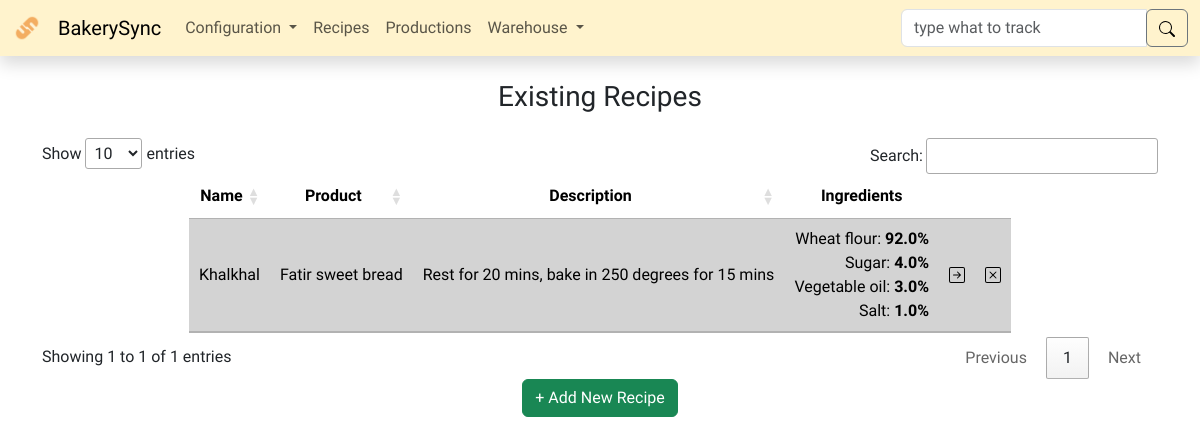
Before: /recipes/ with the older database file.
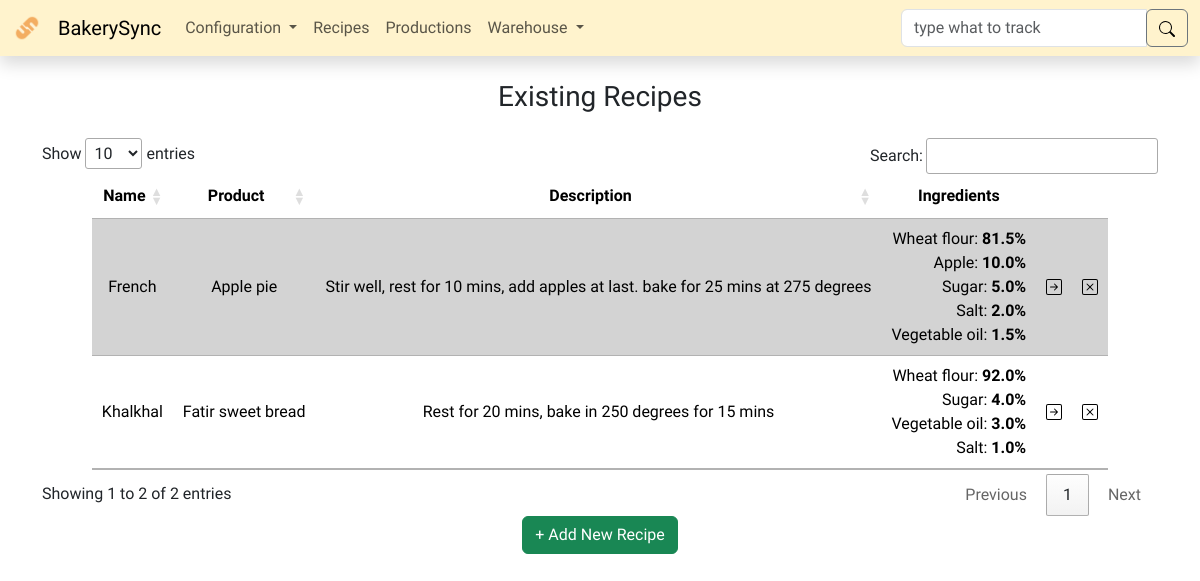
After: the same page with the newer database file.
### models.py (models this page shows, shortened)
class BaseModel(db.Model):
    __abstract__ = True
    id = db.Column(db.Integer, primary_key=True)

class Recipe(BaseModel):
    name = db.Column(db.String(255), nullable=False)
    description = db.Column(db.String(255))
    product = db.Column(db.Integer, db.ForeignKey(
        ProductType.id), nullable=False)
    ingredients = db.relationship(
        'IngredientType',
        secondary=recipe_ingredient_association,
        back_populates='recipes'
    )
    productions = db.relationship('Production', backref='recipe')
    def getp(self, ingredient_type_id):
        association = db.session.query(recipe_ingredient_association).filter(
            recipe_ingredient_association.c.recipe_id == self.id,
            recipe_ingredient_association.c.ingredient_type == ingredient_type_id
        ).first()
        if association:
            return association.quantity_percent
        return 0

class ProductType(BaseModel):
    name = db.Column(db.String(255), unique=True, nullable=False)
    productions = db.relationship('Production', backref='type')
    recipes = db.relationship('Recipe', backref='type')

class IngredientType(BaseModel):
    name = db.Column(db.String(255), unique=True, nullable=False)
    arrivals = db.relationship('IngredientArrival', backref='type')
    recipes = db.relationship(
        'Recipe', secondary=recipe_ingredient_association, back_populates='ingredients')

### tables this page shows
CREATE TABLE recipe_ingredient_association (
	recipe_id INTEGER, 
	ingredient_type INTEGER, 
	quantity_percent FLOAT, 
	FOREIGN KEY(recipe_id) REFERENCES recipe (id), 
	FOREIGN KEY(ingredient_type) REFERENCES ingredient_type (id)
);

### routes/recipes.py (the view)
@recipes_bp.route('/', methods=['GET', 'POST'])
def recipes():
    if request.method == 'POST':
        try:
            recipe_name = request.form['recipe_name'].capitalize()
            description = request.form['description']
            ptype = request.form['product']
            itypes = IngredientType.query.all()
            itype_percents = {}
            for itype in itypes:
                try:
                    itype_percent = float(request.form.get(itype.name, 0.0))
                except ValueError:
                    itype_percent = 0.0
                itype_percents[itype.name] = itype_percent
        except Exception as e:
            flash(f'Invalid data input! - Error: {str(e)}', 'warning')
            return redirect(url_for('recipes.recipes'))
        if recipe_name and ptype:
            try:
                product = ProductType.query.get(ptype)
            except:
                flash('Invalid product input!', 'warning')
                return redirect(url_for('recipes.recipes'))
        else:
            flash('Invalid data input!', 'warning')
            return redirect(url_for('recipes.recipes'))
        if sum(itype_percents.values()) != 100:
            flash(
                f'Invalid data input, percentages sum shouldbe 100 not {sum(itype_percents.values())}', 'warning')
            return redirect(url_for('recipes.recipes'))
        new_recipe = Recipe(
            name=recipe_name,
            description=description,
            product=ptype,
        )
        duplicate_recipe = Recipe.query.filter_by(
            name=recipe_name, product=ptype).first()
        if duplicate_recipe:
            flash(
                f'Can not add another recipe with the same name {recipe_name} for product {ptype}. Recipe names must all be unique for each production.', 'warning')
            return redirect(url_for('recipes.recipes'))
        try:
            db.session.add(new_recipe)
            db.session.commit()
        except Exception as e:
            if 'UNIQUE constraint failed' in str(e):
                flash(
                    f'Can not add another recipe with the same name {recipe_name}. Recipe name must be unique.', 'warning')
            else:
                flash(f'Error: {str(e)}', 'warning')
            db.session.rollback()  # Rollback any changes to the database
            return redirect(url_for('recipes.recipes'))
        try:
            insertions = []
            for itype in itypes:
                ing_percent = float(itype_percents[itype.name])
                if ing_percent != 0.0:
                    insertions.append(recipe_ingredient_association.insert().values(
                        recipe_id=new_recipe.id, ingredient_type=itype.id, quantity_percent=ing_percent))
            for insertion in insertions:
                db.session.execute(insertion)
            db.session.commit()
            flash('New recipe added successfully', 'success')
            return redirect(url_for('recipes.recipes'))
        except Exception as e:
            flash(f'Error: {str(e)}', 'warning')
            db.session.rollback()
            db.session.delete(new_recipe)
            db.session.commit()
            return redirect(url_for('recipes.recipes'))
    else:
        recipes = Recipe.query.all()
        ptypes = ProductType.query.all()
        itypes = IngredientType.query.all()
        ingredients = db.session.query(recipe_ingredient_association).all()
        context = {
            'recipes': recipes,
            'ptypes': ptypes,
            'itypes': itypes,
            'ingredients': ingredients}
    return render_template('recipes.html', **context)

### app.py (called while the page is built)
@app.after_request
def after_request(response):
    response.headers["Cache-Control"] = "no-cache, no-store, must-revalidate"
    response.headers["Expires"] = 0
    response.headers["Pragma"] = "no-cache"
    return response

@app.template_filter('escape_html')
def escape_html_filter(s):
    result = ""
    for c in s:
        if c in ["'", '"']:
            result += "\\" + c
        else:
            result += c
    return result

@app.template_filter('sortgetp')
def sortgetp(ingredients, recipe):
    return sorted(ingredients, key=lambda x: recipe.getp(x.id))

### templates/recipes.html (shortened to what this page needs)
{% extends "layout.html" %}
{%block main %}
<div class="container mx-auto text-center">
  <h3 class="my-4">Existing Recipes</h3>
  <table id="recipe_table" class="table table-striped w-auto mx-auto">
    <thead>
      <tr>
        <th>Name</th>
        <th>Product</th>
        <th>Description</th>
        <th>Ingredients</th>
        <th></th>
        <th></th>
      </tr>
    </thead>
    <tbody>
      {% for recipe in recipes|reverse %}
      <tr>
        <td>{{ recipe.name }}</td>
        <td>{{ recipe.type.name }}</td>
        <td>{{ recipe.description }}</td>
        <td class="text-end">
          {% set sorted_ingredients = recipe.ingredients|list|sortgetp(recipe)|reverse %} {% for
          ingredient in sorted_ingredients %} {{ ingredient.name }}:
          <strong>{{ recipe.getp(ingredient.id) }}%</strong><br />
          {% endfor %}
        </td>
        <td>
          <form action="{{ url_for('recipes.track') }}" method="post">
            <input
              type="image"
              src="/static/icons/arrow-right-square.svg"
              alt="track"
              name="recipe_track"
              title="Track {{ recipe.name }}"
            />
          </form>
        </td>
        <td>
          <form
            id="del-{{recipe.id}}"
            action="{{ url_for('recipes.delete_recipe') }}"
            method="post"
          >
            <img
              src="/static/icons/x-square.svg"
              alt="delete"
              name="recipe_delete"
              type="submit"
              title="Delete {{ recipe.name }}"
              onclick="return confirmDelete('del-{{recipe.id}}', '{{ recipe.name|escape_html }} recipe for {{ recipe.type.name|escape_html }}');"
            />
          </form>
        </td>
      </tr>
      {% endfor %}
    </tbody>
  </table>
  <button
    class="btn btn-success"
    type="button"
    data-bs-toggle="offcanvas"
    data-bs-target="#AddCanvas"
    aria-controls="AddCanvas"
  >
    + Add New Recipe
  </button>
</div>
{% endblock %}

Changed rows visible on the page:
added Recipe: name "French", type.name "Apple pie", description "Stir well, rest for 10 mins, add apples at last. bake for 25 mins at 275 degrees", getp "2.0", IngredientType (name "Wheat flour"), IngredientType (name "Sugar"), IngredientType (name "Salt"), IngredientType (name "Vegetable oil")
added recipe_ingredient_association: getp "81.5"
added IngredientType: name "Apple", shown under "French"
added recipe_ingredient_association: getp "10.0"
added recipe_ingredient_association: getp "5.0"
added recipe_ingredient_association: getp "1.5"
Other visible differences:
text written by a page script: "Show entries Search: Showing 1 to 1 of 1 entries Previous 1 Next" → "Show entries Search: Showing 1 to 2 of 2 entries Previous 1 Next"
